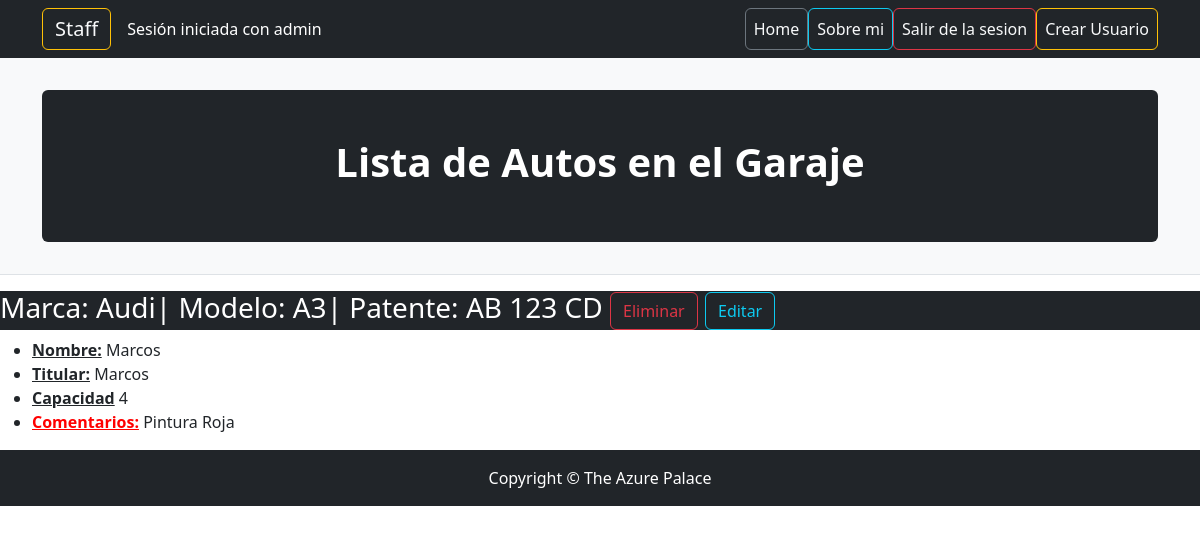
Page /blog/garaje_list/ (signed in) on the committed database.
### apps/blog/models.py (models this page shows, shortened)
class Garaje(models.Model):
    nombre = models.CharField(max_length=50)
    titular = models.CharField(max_length=50)
    marca = models.CharField(max_length=50)
    capacidad = models.PositiveSmallIntegerField()
    patente = models.CharField(max_length=50)
    modelo = models.CharField(max_length=50)
    comentarios = models.TextField(null=True,blank=True)
    class Meta:
        verbose_name = 'Garaje'
        verbose_name_plural = 'Garajes'

### apps/blog/views.py (the view)
# urls.py: path('garaje_list/', views.Garaje_list.as_view(), name='garaje_list'),
class Garaje_list(ListView):
    model = models.Garaje
    template_name = 'blog/garaje_list.html'
    context_object_name = 'garajes'

### apps/blog/templates/blog/garaje_list.html
{% extends 'home/base.html' %}
{% block header %}
    <div class="jumbotron p-4 p-md-5 text-white rounded bg-dark">
        <h1 class="fw-bolder">Lista de Autos en el Garaje</h1>
    </div>
{% endblock  %}
{% block content %}
    <div>
        {% for garaje in garajes %}
            <div>
                <h3 class="text-bg-dark">
                    Marca: {{ garaje.marca }}| Modelo: {{ garaje.modelo }}| Patente: {{ garaje.patente }}
                    {% if user.is_staff %}
                     <a class="btn btn-outline-danger" href="{% url 'blog:garaje_delete' garaje.id %}">Eliminar</a>
                     <a class="btn btn-outline-info" href="{% url 'blog:garaje_update' garaje.id %}">Editar</a>
                    {% endif %}
                </h3>
                <ul>
                    <li><strong><u>Nombre:</u></strong> {{ garaje.nombre }}</li>
                    <li><strong><u>Titular:</u></strong> {{ garaje.titular }}</li>
                    <li><strong><u>Capacidad</u></strong> {{ garaje.capacidad }}</li>
                    {% if garaje.comentarios %}
                        <li><strong style="color: red;"><u>Comentarios:</u></strong> {{ garaje.comentarios }}</li>
                    {% endif %}
                </ul>
            </div>
        {% endfor %}
    </div>
{% endblock %}

### apps/home/templates/home/navbar.html (shortened to what this page needs)
<nav class="navbar navbar-expand-lg navbar-dark bg-dark">
    <div class="container">
        {% if user.is_staff %}
        <a class="navbar-brand btn btn-outline-warning text-light" href="{% url 'admin:index' %}"> Staff </a>
        {% endif %}
        {% if user.is_authenticated %}
            <p class="text-white mb-2 mb-lg-0"> Sesión iniciada con {{ user.username }} </p>
        {% endif %}
        <div class="collapse navbar-collapse" id="navbarSupportedContent">
            <ul class="navbar-nav ms-auto mb-2 mb-lg-0">
                <li class="nav-item"><a class="nav-link btn btn-outline-secondary text-light {% if request.path == '/' %} active {% endif %}" href="{% url 'home:index' %}">Home</a></li>
                <li class="nav-item"><a class="nav-link btn btn-outline-info text-light {% if request.path == '/about/' %} active {% endif %}" href="{% url 'home:about' %}">Sobre mi</a></li>
                {% if user.is_authenticated %}
                <li class="nav-item"><a class="nav-link btn btn-outline-danger text-light {% if request.path == '/logout/' %} active {% endif %}" href="{% url 'home:confirm' %}">Salir de la sesion</a></li>
                {% else %}
                <li class="nav-item"><a class="nav-link btn btn-outline-success text-light {% if request.path == '/login/' %} active {% endif %}" aria-current="page" href="{% url 'home:login' %}">Iniciar sesion</a></li>
                {% endif %}
                {% if user.is_staff %}
                <li class="nav-item"><a class="nav-link btn btn-outline-warning text-light {% if request.path == '/register/' %} active {% endif %}" href="{% url 'home:register' %}">Crear Usuario</a></li>
                {% endif %}
            </ul>
        </div>
    </div>
</nav>

### rows in the picture
Garaje: marca "Audi", modelo "A3", patente "AB 123 CD", nombre "Marcos", titular "Marcos", capacidad "4", comentarios "Pintura Roja"

### other values in the picture
{{ user.username }} "admin"
